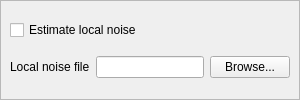
            <widget class="QFrame" name="localNoiseFrame">
             <property name="frameShape">
              <enum>QFrame::StyledPanel</enum>
             </property>
             <property name="frameShadow">
              <enum>QFrame::Raised</enum>
             </property>
             <layout class="QGridLayout">
              <property name="margin">
               <number>9</number>
              </property>
              <property name="spacing">
               <number>6</number>
              </property>
              <item row="0" column="0">
               <layout class="QHBoxLayout">
                <property name="spacing">
                 <number>6</number>
                </property>
                <property name="margin">
                 <number>0</number>
                </property>
                <item>
                 <widget class="QCheckBox" name="localNoiseEstimateCheckBox">
                  <property name="toolTip">
                   <string>If this box is checked, local shift of the signal to noise ratio will be estimated.</string>
                  </property>
                  <property name="text">
                   <string>Estimate local noise</string>
                  </property>
                 </widget>
                </item>
                <item>
                 <spacer>
                  <property name="orientation">
                   <enum>Qt::Horizontal</enum>
                  </property>
                  <property name="sizeHint" stdset="0">
                   <size>
                    <width>40</width>
                    <height>20</height>
                   </size>
                  </property>
                 </spacer>
                </item>
               </layout>
              </item>
              <item row="1" column="0">
               <layout class="QHBoxLayout">
                <property name="spacing">
                 <number>6</number>
                </property>
                <property name="margin">
                 <number>0</number>
                </property>
                <item>
                 <widget class="QLabel" name="localNoiseFileLabel">
                  <property name="toolTip">
                   <string>Here local scale of the signal to noise ratio can be given as a storm file.</string>
                  </property>
                  <property name="text">
                   <string>Local noise file</string>
                  </property>
                 </widget>
                </item>
                <item>
                 <widget class="QLineEdit" name="localNoiseFileLineEdit">
                  <property name="toolTip">
                   <string>Here local scale of the signal to noise ratio can be given as a storm file.</string>
                  </property>
                 </widget>
                </item>
                <item>
                 <widget class="QPushButton" name="localNoiseBrowsePushButton">
                  <property name="toolTip">
                   <string>Here local scale of the signal to noise ratio can be given as a storm file.</string>
                  </property>
                  <property name="text">
                   <string>Browse...</string>
                  </property>
                 </widget>
                </item>
               </layout>
              </item>
             </layout>
            </widget>
